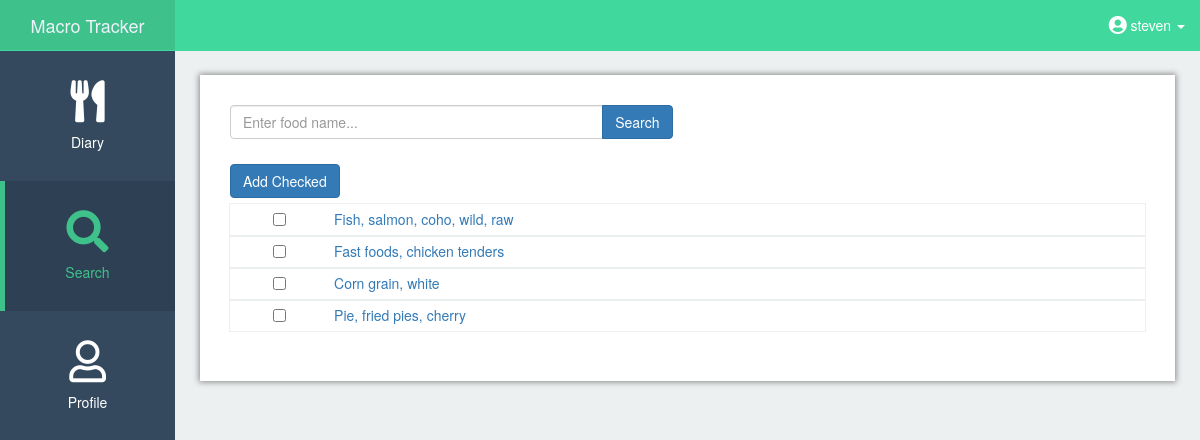
The app's page /search/July 16, 2018/Snacks (signed in) with its own data.
### app/models.py (models this page shows, shortened)
class User(UserMixin, db.Model):
    id = db.Column(db.Integer, primary_key=True)
    username = db.Column(db.String(64), index=True, unique=True)
    email = db.Column(db.String(120), index=True, unique=True)
    password_hash = db.Column(db.String(128))
    calories_goal = db.Column(db.Integer(), default=2000)
    carb_goal = db.Column(db.Numeric(), default=.55)
    fat_goal = db.Column(db.Numeric(), default=.25)
    protein_goal = db.Column(db.Numeric(), default=.2)
    carbs_grams = db.Column(db.Integer(), default=275)
    fat_grams = db.Column(db.Integer(), default=55)
    protein_grams = db.Column(db.Integer(), default=100)
    food = db.relationship('Food', backref='user', lazy='dynamic')

class Food(db.Model):
    id = db.Column(db.Integer, primary_key=True)
    food_name = db.Column(db.String(140))
    kcal = db.Column(db.Numeric(10, 0))
    protein = db.Column(db.Numeric(10, 0))
    fat = db.Column(db.Numeric(10, 0))
    carbs = db.Column(db.Numeric(10, 0))
    meal = db.Column(db.String(64))
    ndbno = db.Column(db.String(64))
    unit = db.Column(db.String(64))
    count = db.Column(db.Numeric(10, 2))
    date = db.Column(db.String(64), index=True,
                     default=datetime.utcnow().strftime('%B %d, %Y'))
    user_id = db.Column(db.Integer, db.ForeignKey('user.id'))

### app/routes.py (the view, shortened to what this page needs)
@app.route('/search', methods=['GET', 'POST'])
@app.route('/search/<string:date>/<string:meal>', methods=['GET', 'POST'])
@login_required
def search(date=None, meal=None):
    form = SearchForm()
    if request.method == 'GET':
        food_list_clean = []
        recent_list = True
        recent_foods = Food.query.filter_by(user_id=current_user.get_id()).order_by(
            desc(Food.id)).group_by(Food.food_name)
        for food in recent_foods:
            food_list_clean.append((food.food_name, food.ndbno, food.id))
        return render_template('search.html', form=form, food_list_clean=food_list_clean,
                               recent_list=recent_list, date=date, meal=meal)

### app/forms.py
class SearchForm(FlaskForm):
    search = StringField('Search', validators=[DataRequired()])

### app/models.py (called while the page is built)
@login.user_loader
def load_user(id):
    return User.query.get(int(id))

### app/templates/search.html (shortened to what this page needs)
{% extends 'base.html' %} {% block app_content %}{% block styles %} {{super()}}
<link rel="stylesheet" href="{{url_for('.static', filename='search.css')}}">{% endblock %}
<div id="page-wrapper">
	<div class="container-fluid main-content-fluid">
		<div class="row">
			<form method='post'>
				<div class="col-sm-6 col-xs-12">
					<div class="input-group">
						{{ form.search(class="form-control", placeholder="Enter food name...") }}
						<span class="input-group-btn">
							<button type="submit" class="btn btn-primary mb-2" name="action" value="search">Search</button>
						</span>
					</div>
				</div>
			</form>
		</div>
		<form action="" method=POST>
			<table class="table table-condensed table-custom">
				{% if recent_list == True %}
				<tr>
					<th colspan="2">
						<div class="form-inline">
							<button type="submit" class="btn btn-primary" name="action" value="multiadd">Add Checked</button>
						</div>
					</th>
				</tr>
				{% endif %} {% for food_name in food_list_clean %}
				<tr class="content-rows">
					{% if recent_list == True %}
					<td class="text-center">
						<input type="checkbox" name="selected" value="{{ food_name[2] }}">
					</td>
					{% endif %}
					<td>
						<a href="{{ url_for('get_nutrition', ndbno = food_name[1], meal=meal, date=date) }}">{{ food_name[0] }}</a>
					</td>
				</tr>
				{% endfor %}
			</table>
		</form>
	</div>
</div>
</div>
{% endblock %}

### app/templates/base.html (shortened to what this page needs)
{% extends 'bootstrap/base.html' %} {% block title %} Steven's Macro Counter App {% endblock %} {% block navbar %} {% block
styles %} {{super()}}
<link rel="stylesheet" href="{{url_for('.static', filename='navbar_style_custom.css')}}">
<link rel="stylesheet" href="{{url_for('.static', filename='global.css')}}">
<link href="https://use.fontawesome.com/releases/v5.0.11/css/all.css" rel="stylesheet"> {% endblock %}
<div id="wrapper">
	<nav class="navbar navbar-default navbar-fixed-top">
		<div class="navbar-header">
			<a class="navbar-brand text-center" href="{{ url_for('home') }}">Macro Tracker</a>
		</div>
		<ul class="nav navbar-right top-nav">
			{% if current_user.is_anonymous %}
			<li>
				<a href="{{ url_for('login') }}">Login</a>
			</li>
			{% else %}
			<li class="dropdown">
				<a href="#" class="dropdown-toggle" data-toggle="dropdown">
					<span>
						<i class="fas fa-user-circle fa-lg"></i>
					</span>
					<span> {{ current_user.username }}</span>
					<b class="caret"></b>
				</a>
			</li>
			{% endif %}
		</ul>
		<div class="collapse navbar-collapse navbar-ex1-collapse">
			<ul class="nav navbar-nav side-nav">
				{% if current_user.is_anonymous %} {% else %}
				<li {% if 'diary' in request.path %}class="active" {% endif %}>
					<a href="{{ url_for('diary')}}">
						<div class="outer">
							<div class="middle">
								<div class="inner">
									<i class="navbar-icons fas fa-utensils fa-3x"></i>
									<br/>Diary
								</div>
							</div>
						</div>
					</a>
				</li>
				<li {% if 'search' in request.path %}class="active" {% endif %}>
					<a href="{{ url_for('search') }}">
						<div class="outer">
							<div class="middle">
								<div class="inner">
									<i class="navbar-icons fas fa-search fa-3x"></i>
									<br/>Search
								</div>
							</div>
						</div>
					</a>
				</li>
				<li {% if 'profile' in request.path %}class="active" {% endif %}>
					<a href="{{ url_for('profile') }}">
						<div class="outer">
							<div class="middle">
								<div class="inner">
									<i class="navbar-icons far fa-user fa-3x"></i>
									<br />Profile
								</div>
							</div>
						</div>
					</a>
				</li>
				{% endif %}
			</ul>
		</div>
	</nav>
	{% endblock %} {% block content %}   {% block app_content
	%}{% endblock %} {% endblock %}

### app/static/navbar_style_custom.css (style rules this page uses)
body { margin-top: 100px; background-color: #ECF0F1; }
@media (min-width:767px) { body { margin-top: 50px; } }
@media (min-width:767px) { .navbar-default .navbar-brand { width: 175px; background-color: #3FC18B; color: white; } }
.navbar-icons { margin-bottom: 10px; }
.navbar-default { background-color: #41D89E; border-color: #41D89E; }
.navbar-default .navbar-nav > li > a { color: white; }
.navbar-default .navbar-nav > .active > a, .navbar-default .navbar-nav > .active > a:hover, .navbar-default .navbar-nav > .active > a:focus { color: #3FC18B; background-color: #2E4154; -webkit-box-shadow: inset 5px 0px 0px 0px #3FC18B; box-shadow: inset 5px 0px 0px 0px #3FC18B; }
#wrapper { padding-left: 0; }
#page-wrapper { width: 100%; padding: 0; background-color: #ECF0F1; }
@media (min-width:767px) { #wrapper { padding-left: 175px; } }
@media (min-width:767px) { #page-wrapper { padding: 10px; } }
.top-nav { padding: 0 15px; }
.top-nav>li { display: inline-block; float: left; }
.top-nav>li>a { padding-top: 15px; padding-bottom: 15px; line-height: 20px; color: white; }
@media (min-width:767px) { .side-nav { position: fixed; top: 51px; left: 175px; width: 175px; margin-left: -175px; border: none; border-radius: 0; overflow-y: auto; background-color: #34495E; height: 100%; } }
@media (min-width:767px) { .side-nav>li>a { width: 175px; height: 130px; margin: 0px; padding: 0px; text-align: center; vertical-align: middle; } }
@media (min-width:767px) { .outer { display: table; position: absolute; height: 100%; width: 100%; } }
@media (min-width:767px) { .middle { display: table-cell; vertical-align: middle; } }
@media (min-width:767px) { .inner { margin-left: auto; margin-right: auto; width: 100%; } }

### app/static/global.css (style rules this page uses)
.main-content-fluid { background-color: white; box-shadow: 0px 0px 6px 1px #888888; }
@media (min-width:767px) { .main-content-fluid { padding: 30px; } }
@media (min-width: 767px) { #page-wrapper { padding: 25px; } }
.main-content-fluid { max-width: 1400px; }

### app/static/search.css (style rules this page uses)
.table-custom tr th { border: none !important; padding-left: 0px !important; }
.table-custom .content-rows { outline: thin solid; outline-color: #ECF0F1; }

### records on screen
User: username "steven"
Food: food_name "Fish, salmon, coho, wild, raw"
Food: food_name "Fast foods, chicken tenders"
Food: food_name "Corn grain, white"
Food: food_name "Pie, fried pies, cherry"
